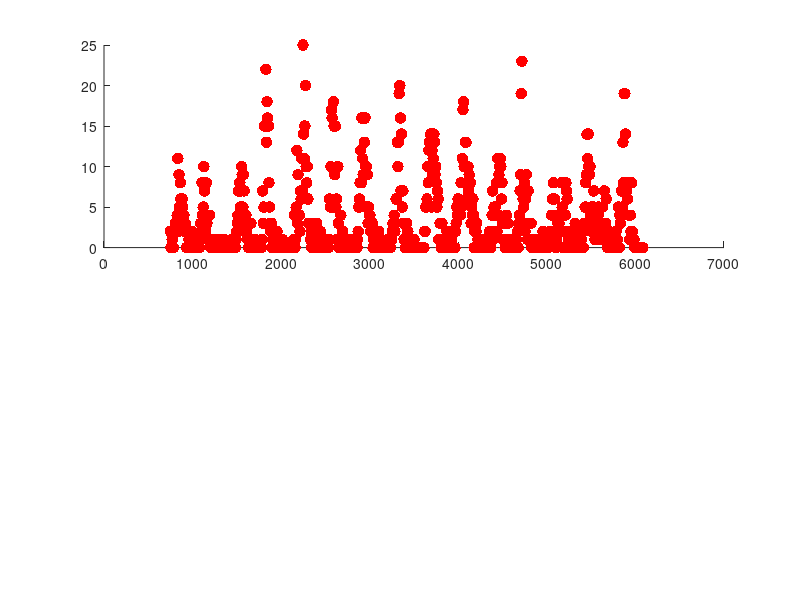

The MATLAB source for this figure: (Note: this script raises an error after producing the figure.)
%% Figure 2
clear
% load data

load('predictions_for_plotting_model_schools_R_1.5.mat');
A_base = load('Baseline_age_distribution_R1.5.mat');
base_age_distrib = A_base.age_distribution;
load('N1_sim.mat');

%% Data processing for retrospective analysis
dates = datestr(pred_times + datenum(2000,1,1));
TotalTrueIncidence = sum(true_incidence,2);
TotalModelIncidence = sum(model_pred,2);

Upper95Pred = poissinv(0.995*ones(size(TotalModelIncidence)),TotalModelIncidence) - TotalModelIncidence;
Lower95Pred = TotalModelIncidence - poissinv(0.005*ones(size(TotalModelIncidence)),TotalModelIncidence);

StandErr = (TotalTrueIncidence - TotalModelIncidence)./sqrt(TotalModelIncidence);
[mu_hat,std_hat] = normfit(StandErr);

%Age distribution of cases
TrueAgeDistribution = sum(true_incidence,1);
ModelAgeDistribution = sum(model_pred,1);



%% Find dates for ticks
TimesForTicks = [];
for y = 2002:2016
    TimesForTicks = [TimesForTicks;datenum(y,1,1) - datenum(2000,1,1)+1];
end

DatesForTicks = datevec(TimesForTicks);
DatesForTicks = DatesForTicks(:,1) + 2000;   


%% Main plot

figure(1)
clf

% top plot
subplot(2,1,1)

hold on


scatter(pred_times(2:end),sum(true_incidence,2),70,'filled','MarkerFaceColor','red')
shadedErrorBar(pred_times(2:end),sum(model_pred,2),[Upper95Pred';Lower95Pred'],{'LineWidth',3,'color',[0 0 0]},1)
xlim([pred_times(2)-150,pred_times(end)+150])
ylim([0,35])
set(gca,'XTick',TimesForTicks(1:2:end),'XTickLabel',DatesForTicks(1:2:end));
set(gca,'FontSize',20)
ylabel('Weekly hospitalisations','FontSize',20)
title('Regression on past hospitalisations')
% Legend for top left
line([4384+380 4384+(365+ 380)],[32 32],'LineWidth',3,'color',[0 0 0])
scatter(4384+(365/2)+380,29,70,'filled','MarkerFaceColor','red')
text(4384+(465 + 380),32.2,'Model','FontSize',15);
text(4384+(465 + 380),29.2,'Data','FontSize',15);

yyaxis right
plot(times_N1,N1_sim,'LineWidth',3,'LineStyle','--')
ylabel('Number of under ones','Rotation',270)

 

%% bottom left plot

subplot(2,1,2)
hold on
M2 = [sum(ModelAgeDistribution(1:3)),sum(ModelAgeDistribution(4:6)),sum(ModelAgeDistribution(7:9)),sum(ModelAgeDistribution(10:12)),ModelAgeDistribution(13:end)];
T2 = [sum(TrueAgeDistribution(1:3)),sum(TrueAgeDistribution(4:6)),sum(TrueAgeDistribution(7:9)),sum(TrueAgeDistribution(10:12)),TrueAgeDistribution(13:end)];

%Bin the age distributions
B2 = [sum(base_age_distrib(1:3,:));sum(base_age_distrib(4:6,:));sum(base_age_distrib(7:9,:));sum(base_age_distrib(10:12,:));base_age_distrib(13:end,:)];
Base2 = mean(B2,2);


BarUpper95Pred = poissinv(0.995*ones(size(M2)),M2) - M2;
BarLower95Pred = M2 - poissinv(0.005*ones(size(M2)),M2);


%     

hold on
xticklocs = 1:5:40;



bar(xticklocs-1,T2,0.15,'FaceColor',[1 0 0],'LineStyle','none')
bar(xticklocs,M2,0.15,'FaceColor',[0.7 0.7 1],'LineStyle','none')
errorbar(xticklocs,M2,BarLower95Pred,BarUpper95Pred,'LineStyle','none','color','black','LineWidth',2)



xticks(xticklocs)
xticklabels({'0-3m','3-6m','6-9m','9m-1y','1-2y','2-3y','3-4y','4-5y'});
XtickAgeDistrib2 = {'0-3m','3-6m','6-9m','9m-1y','1-2y','2-3y','3-4y','4-5y'};
l = legend('Data','Model');

l.Box = 'off';
set(gca,'FontSize',18)
ylabel('Hospitalisations','FontSize',22)
title('Hospitalisation age profile','FontSize',19)

%%
annotation('textbox',[0.03,0.86,0.1,0.1],'String','A','FitBoxToText','on','FontSize',40,'LineStyle','none');
annotation('textbox',[0.03,0.4,0.1,0.1],'String','B','FitBoxToText','on','FontSize',40,'LineStyle','none');
